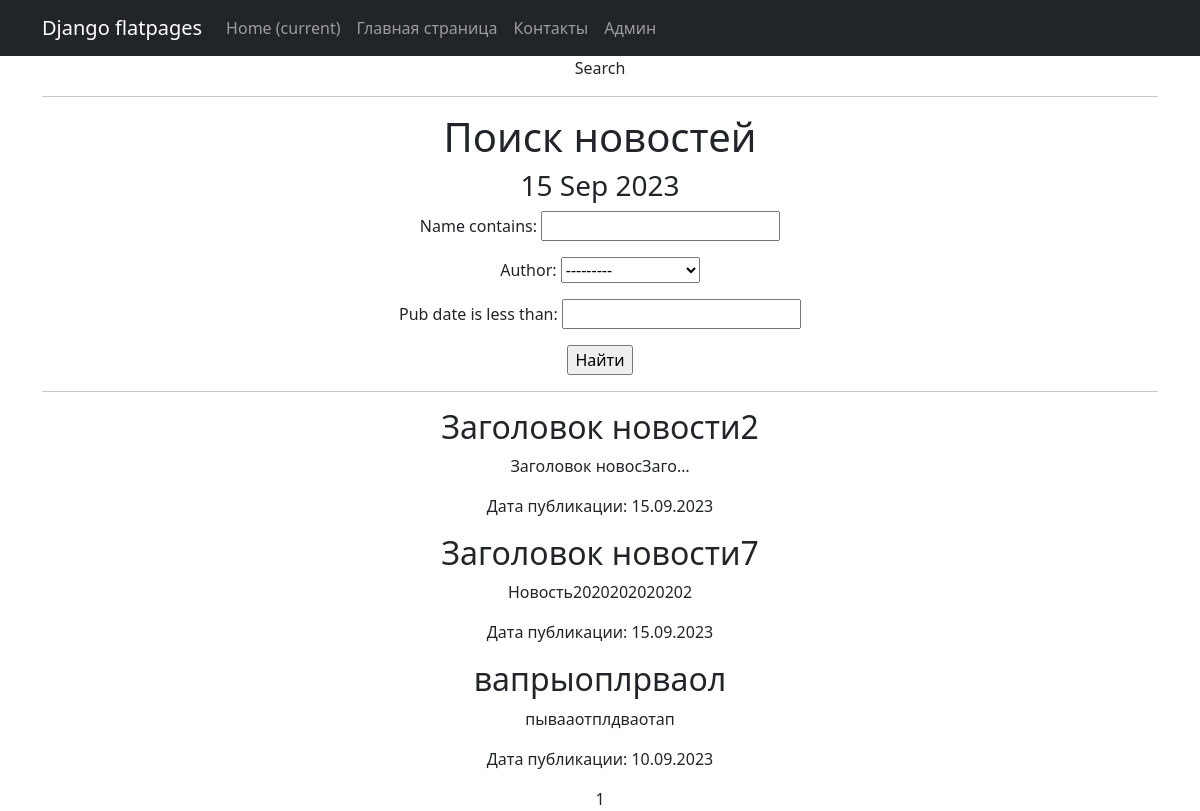
/posts/search/, run on the app's committed database.
### simpleapp/models.py (models this page shows, shortened)
class Post(models.Model):
    tanks = 'TNK'
    hils = 'HIL'
    dd = 'DD'
    merchants = 'MCH'
    guild_masters = 'GMA'
    quest_givers = 'QMA'
    blacksmiths = 'BLM'
    tanners = 'TAN'
    potion_makers = 'PMK'
    spell_masters = 'SMA'
    CATEGORY_CHOICES = (
        (tanks, 'Танки'),
        (hils, 'Хилы'),
        (dd, 'ДД'),
        (merchants, 'Торговцы'),
        (guild_masters, 'Гилдмастеры'),
        (quest_givers, 'Квестгиверы'),
        (blacksmiths, 'Кузнецы'),
        (tanners, 'Кожевники'),
        (potion_makers, 'Зельевары'),
        (spell_masters, 'Мастера заклинаний'),
    )
    type_post = models.CharField(max_length=20, choices=CATEGORY_CHOICES)
    pub_date = models.DateTimeField(auto_now_add=True)
    author = models.ForeignKey(Author, on_delete=models.CASCADE)
    name = models.CharField(
        max_length=50,
        unique=True,
    )
    description = models.TextField()
    category = models.ManyToManyField(
        Category,
        through='PostCategory',
        related_name='PostCategory',
    )
    rating = models.FloatField(
        validators=[MinValueValidator(0.0)], default=0.0
    )
    user = models.ForeignKey(User, on_delete=models.CASCADE, null=True)

### simpleapp/views.py (the view)
# urls.py: path('posts/search/', SearchList.as_view(), name='news_search'),
class SearchList(ListView):
    model = Post
    ordering = '-pub_date'
    template_name = 'news_search.html'
    context_object_name = 'posts'
    paginate_by = 10
    def get_queryset(self):
        queryset = super().get_queryset()
        self.filterset = PostFilter(self.request.GET, queryset)
        return self.filterset.qs
    def get_context_data(self, **kwargs):
        context = super().get_context_data(**kwargs)
        context['time_now'] = datetime.utcnow()
        context['next_sale'] = None
        context['filterset'] = self.filterset
        return context

### simpleapp/models.py (called while the page is built)
    def __str__(self):
        return f'{self.user}'

### simpleapp/templatetags/censor.py (called while the page is built)
def censor(value):
    bad_words = ["капуста"]
    for word in bad_words:
        value = value.replace(word, '*' * len(word))
    return value

### simpleapp/templatetags/custom_tags.py (called while the page is built)
@register.simple_tag()
def current_time(format_string='%b %d %Y'):
   return datetime.utcnow().strftime(format_string)

### templates/news_search.html (shortened to what this page needs)
{% extends 'flatpages/default.html' %}
{% block title %}
Search
{% endblock title %}
{% block content %}
<h1>Поиск новостей</h1>
<h3>{% load custom_tags %}</h3>
    <h3>{% load censor %}</h3>
   <h3>{% current_time '%d %b %Y' %}</h3>
<form action="" method="get">
     {{ filterset.form.as_p }}
     <input type="submit" value="Найти" />
 </form>
   <hr>
   {% if posts %}
       {% for post in posts %}
           <h2>{{ post.name }}</h2>
           <p>{{ post.description|truncatechars:20|censor }}</p>
           <p>Дата публикации: {{ post.pub_date|date:'d.m.Y' }}</p>
       {% endfor %}
   {% else %}
       <h2>Новостей нет!</h2>
   {% endif %}
   {{ page_obj.number }}
{% endblock content %}

### templates/flatpages/default.html (shortened to what this page needs)
<!DOCTYPE html>
<html lang="en">
    <head>
        {% load static %}
        <link href="{% static 'css/styles.css' %}" rel="stylesheet" />
    </head>
    <body>
        <nav class="navbar navbar-expand-lg navbar-dark bg-dark static-top">
   <div class="container">
       <a class="navbar-brand" href="#">Django flatpages</a>
       <div class="collapse navbar-collapse" id="navbarResponsive">
           <ul class="navbar-nav ml-auto">
               <li class="nav-item active">
                   <a class="nav-link" href="#">Home
                       <span class="sr-only">(current)</span>
                   </a>
               </li>
               <li class="nav-item">
                   <a class="nav-link" href="/about/">Главная страница</a>
               </li>
               <li class="nav-item">
                   <a class="nav-link" href="/contacts/">Контакты</a>
               </li>
               <li class="nav-item">
                   <a class="nav-link" href="/vlas/">Админ</a>
               </li>
           </ul>
       </div>
   </div>
</nav>
        <div class="container">
            <div class="row">
                <div class="col-lg-12 text-center">
                    {% block title %}{% endblock title %}
                    <hr>
                    {% block content %}{% endblock content %}
                </div>
            </div>
        </div>
    </body>
</html>

### data on the page
Post: name "Заголовок новости2", description|censor "Заголовок новосЗаго…", pub_date "15.09.2023"
Post: name "Заголовок новости7", description|censor "Новость2020202020202", pub_date "15.09.2023"
Post: name "вапрыоплрваол", description|censor "пывааотплдваотап", pub_date "10.09.2023"

### other printed values
{{ page_obj.number }} "1"
